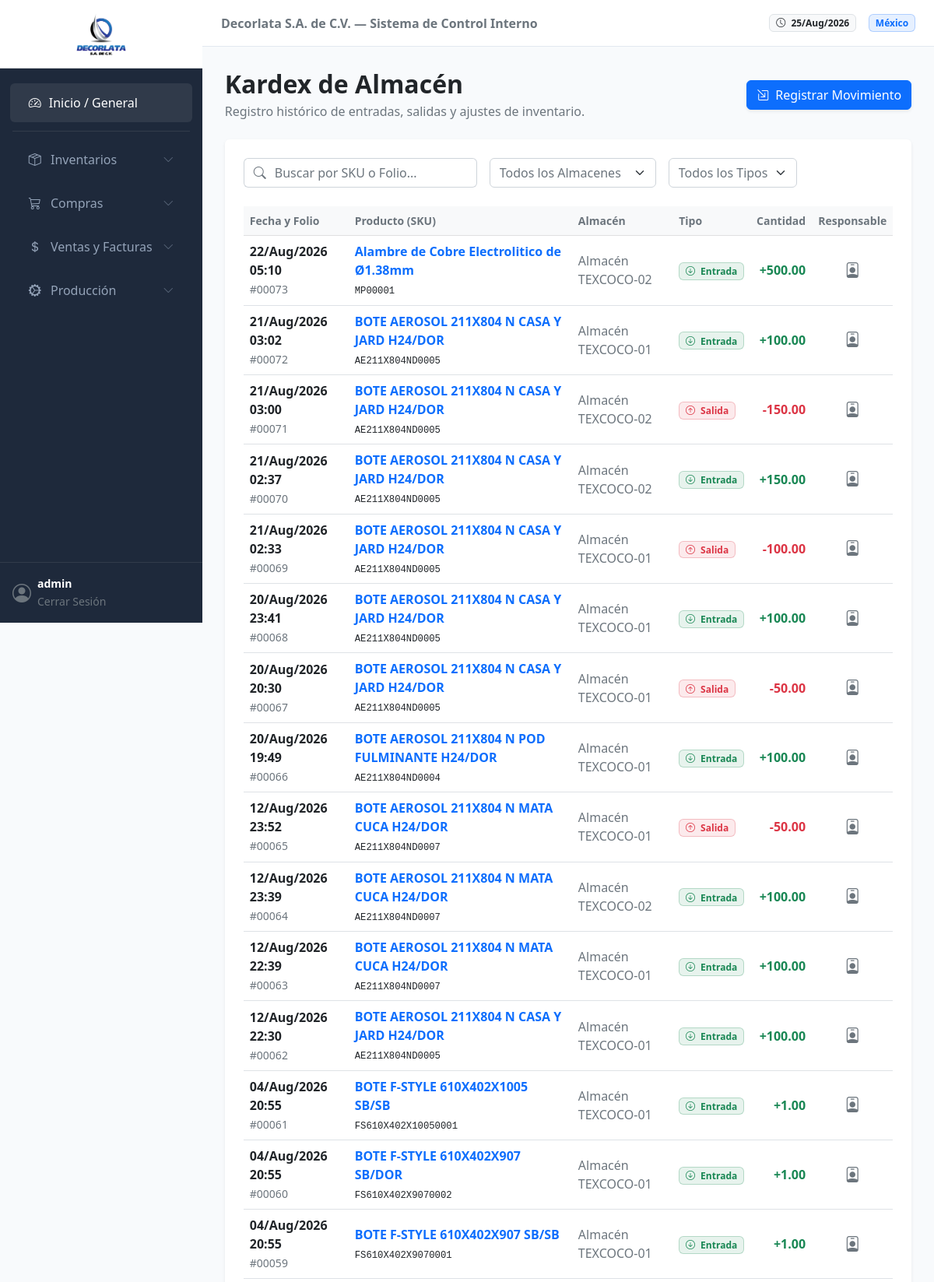
Page /inventario/movimientos/ (signed in, upper part) on the committed database.
### inventario/models.py (models this page shows, shortened)
class MovimientoInventario(models.Model):
    ENTRADA = 'E'
    SALIDA = 'S'
    TRANSFERENCIA = 'T'
    AJUSTE = 'A'
    TIPO_MOVIMIENTO_CHOICES = [
        (ENTRADA, 'Entrada (Compra/Producción)'),
        (SALIDA, 'Salida (Venta/Consumo)'),
        (TRANSFERENCIA, 'Transferencia entre Bodegas'),
        (AJUSTE, 'Ajuste Manual'),
    ]
    fecha = models.DateTimeField(auto_now_add=True)
    producto = models.ForeignKey(Producto, on_delete=models.PROTECT)
    bodega_origen = models.ForeignKey(Bodega, on_delete=models.PROTECT, related_name='movimientos_origen', blank=True, null=True)
    bodega_destino = models.ForeignKey(Bodega, on_delete=models.PROTECT, related_name='movimientos_destino', blank=True, null=True)
    tipo_movimiento = models.CharField(max_length=1, choices=TIPO_MOVIMIENTO_CHOICES)
    cantidad = models.DecimalField(max_digits=18, decimal_places=6)
    lote = models.CharField(max_length=50, blank=True, null=True, help_text="Número de Lote (crítico para Químicos/Componentes)")
    fecha_caducidad = models.DateField(blank=True, null=True, help_text="Fecha de caducidad aplicable según el lote")
    moneda_original = models.ForeignKey(
        Moneda, on_delete=models.PROTECT, blank=True, null=True,
        help_text="Moneda original de la transacción (Ej: USD en compra de válvulas)"
    )
    costo_unitario_original = models.DecimalField(
        max_digits=18, decimal_places=6, blank=True, null=True,
        help_text="Costo en la moneda de origen al momento del movimiento"
    )
    tipo_cambio_aplicado = models.DecimalField(
        max_digits=18, decimal_places=6, default=Decimal('1.000000'),
        help_text="Tipo de cambio del DOF aplicado ese día"
    )
    costo_unitario_mxn_capturado = models.DecimalField(
        max_digits=18, decimal_places=6, default=Decimal('0.000000'),
        help_text="Costo resultante en MXN integrado a la contabilidad"
    )
    referencia_operacion = models.CharField(max_length=100, blank=True, null=True, help_text="Ej: Folio OC-2026-004 o OP-2026-001")
    usuario = models.ForeignKey('auth.User', on_delete=models.PROTECT, help_text="Usuario que registró el movimiento")
    observaciones = models.TextField(blank=True, null=True)
    class Meta:
        verbose_name = "Movimiento de Inventario (Kardex)"
        verbose_name_plural = "Movimientos de Inventario (Kardex)"
        ordering = ['-fecha'] # Ordenar por fecha descendente

class Producto(models.Model):
    MATERIA_PRIMA = 'MP'
    COMPONENTE = 'CP'
    PRODUCTO_TERMINADO = 'PT'
    HOJALATA = 'HL'
    HOJA_LITOGRAFIADA = 'LL'
    PLANTILLA = 'CC'
    TIPO_PRODUCTO_CHOICES = [
        (MATERIA_PRIMA, 'Materia Prima (Materiales de Empaque/Cobre/Bzniz)'),
        (COMPONENTE, 'Componente (Conos/Fondos/Boq./Válvulas)'),
        (PRODUCTO_TERMINADO, 'Bote Terminado (Aerosol,Alcoholero,Pintura)'),
        (HOJALATA, 'Hojalata Plain'),
        (HOJA_LITOGRAFIADA, 'Litografiada / Barnizada'),
        (PLANTILLA, 'Cuerpos Cortados'),
    ]
    nombre = models.CharField(max_length=255)
    sku = models.CharField(max_length=50, unique=True, help_text="Ej: AE-001 (Aerosol) o MP-BAR-EPO (Barniz)")
    descripcion = models.TextField(blank=True, null=True)
    tipo = models.CharField(max_length=2, choices=TIPO_PRODUCTO_CHOICES, default=PRODUCTO_TERMINADO)
    unidad_medida = models.ForeignKey(UnidadMedida, on_delete=models.PROTECT, help_text="Ej: Pza, Kg")
    moneda_base_costo = models.ForeignKey(
        Moneda, on_delete=models.PROTECT, related_name='productos_costo', help_text="Moneda en la que se rastrea el costo promedio"
    )
    moneda_base_venta = models.ForeignKey(
        Moneda, on_delete=models.PROTECT, related_name='productos_venta', help_text="Moneda de referencia para precios de venta"
    )
    costo_promedio_mxn = models.DecimalField(
        max_digits=18, decimal_places=6, default=Decimal('0.000000'), help_text="Costo promedio unitario en MXN para contabilidad"
    )
    class Meta:
        verbose_name = "Producto"
        verbose_name_plural = "Catálogo de Productos"

class Bodega(models.Model):
    codigo = models.CharField(max_length=20, unique=True)
    nombre = models.CharField(max_length=100)
    descripcion = models.TextField(blank=True, null=True)
    class Meta:
        verbose_name = "Bodega / Almacén"
        verbose_name_plural = "Bodegas / Almacenes"

### inventario/views.py (the view)
# urls.py: path('movimientos/', views.movimientos_view, name='movimientos'),
@login_required
def movimientos_view(request):
    movimientos = MovimientoInventario.objects.select_related(
        'producto', 'bodega_origen', 'bodega_destino', 'usuario'
    ).all().order_by('-fecha')
    query = request.GET.get('q', '').strip()
    bodega_id = request.GET.get('bodega', '')
    tipo = request.GET.get('tipo', '')
    if query:
        movimientos = movimientos.filter(
            Q(producto__sku__icontains=query) |
            Q(referencia_operacion__icontains=query) |
            Q(producto__nombre__icontains=query)
        )
    if bodega_id:
        movimientos = movimientos.filter(
            Q(bodega_origen_id=bodega_id) | Q(bodega_destino_id=bodega_id)
        )
    if tipo:
        movimientos = movimientos.filter(tipo_movimiento=tipo)
    if request.headers.get('HX-Request'):
        return render(request, 'inventario/partials/_tabla_movimientos.html', {'movimientos': movimientos})
    bodegas = Bodega.objects.all().order_by('nombre')
    return render(request, 'inventario/movimientos.html', {
        'movimientos': movimientos,
        'bodegas': bodegas,
        'query': query
    })

### inventario/templates/inventario/movimientos.html (shortened to what this page needs)
{% extends 'general/base.html' %}
{% load static %}
{% block content %}
<div class="row mb-4 align-items-center">
    <div class="col">
        <h2 class="fw-bold text-dark mb-1">Kardex de Almacén</h2>
        <p class="text-muted mb-0">Registro histórico de entradas, salidas y ajustes de inventario.</p>
    </div>
    <div class="col-auto">
        <button class="btn btn-primary shadow-sm"
                hx-get="{% url 'inventario:registrar_movimiento' %}"
                hx-target="#form-movimiento-container"
                data-bs-toggle="offcanvas"
                data-bs-target="#offcanvasMovimiento">
            <i class="bi bi-box-arrow-in-down-right me-2"></i>Registrar Movimiento
        </button>
    </div>
</div>
<div class="card border-0 shadow-sm mb-4">
    <div class="card-body p-4">
    <div class="d-flex flex-wrap gap-3 mb-4" id="filtros-kardex">
        <div class="input-group w-auto flex-grow-1" style="max-width: 300px;">
            <span class="input-group-text bg-white border-end-0 text-muted"><i class="bi bi-search"></i></span>
            <input type="text" name="q" class="form-control border-start-0 ps-0" placeholder="Buscar por SKU o Folio..."
                    value="{{ query }}"
                    hx-get="{% url 'inventario:movimientos' %}"
                    hx-trigger="keyup changed delay:400ms, search"
                    hx-target="#tabla-movimientos-container"
                    hx-include="#filtros-kardex [name]">
        </div>
        <select name="bodega" class="form-select w-auto text-muted small"
                hx-get="{% url 'inventario:movimientos' %}"
                hx-trigger="change"
                hx-target="#tabla-movimientos-container"
                hx-include="#filtros-kardex [name]">
            <option value="">Todos los Almacenes</option>
        </select>
        <select name="tipo" class="form-select w-auto text-muted small"
                hx-get="{% url 'inventario:movimientos' %}"
                hx-trigger="change"
                hx-target="#tabla-movimientos-container"
                hx-include="#filtros-kardex [name]">
            <option value="">Todos los Tipos</option>
        </select>
    </div>
        <div id="tabla-movimientos-container"
            hx-get="{% url 'inventario:movimientos' %}"
            hx-trigger="movimientoGuardado from:body">
            {% include 'inventario/partials/_tabla_movimientos.html' %}
        </div>
    </div>
</div>
{% endblock %}

### general/templates/general/base.html (shortened to what this page needs)
{% load static %}
<!DOCTYPE html>
<html lang="es">
<head>
    <link href="https://cdn.jsdelivr.net/npm/bootstrap@5.2.3/dist/css/bootstrap.min.css" rel="stylesheet">
    <link rel="stylesheet" href="https://cdn.jsdelivr.net/npm/bootstrap-icons@1.10.5/font/bootstrap-icons.css">
</head>
<body hx-headers='{"X-CSRFToken": "{{ csrf_token }}"}'>
    <nav class="sidebar d-flex flex-column" id="sidebarMenu">
        <div class="p-3 text-center border-bottom border-secondary border-opacity-25 bg-white">
            <img src="{% static 'general/img/logo_decorlata.png' %}" alt="Decorlata" class="img-fluid" style="max-height: 55px; width: auto;">
        </div>
        <div class="nav flex-column mt-3 flex-grow-1">
            <a href="{% url 'general:dashboard' %}" class="nav-link active">
                <i class="bi bi-speedometer2"></i> Inicio / General
            </a>
            <hr class="text-secondary mx-3 my-2 opacity-25">
            <a href="#submenuInventario" data-bs-toggle="collapse" class="nav-link d-flex justify-content-between align-items-center" aria-expanded="false">
                <span><i class="bi bi-box-seam me-2"></i> Inventarios</span>
                <i class="bi bi-chevron-down small opacity-50"></i>
            </a>
            <a href="#submenuCompras" data-bs-toggle="collapse" class="nav-link d-flex justify-content-between align-items-center" aria-expanded="false">
                <span><i class="bi bi-cart3 me-2"></i> Compras</span>
                <i class="bi bi-chevron-down small opacity-50"></i>
            </a>
            <a href="#submenuVentas" data-bs-toggle="collapse" class="nav-link d-flex justify-content-between align-items-center" aria-expanded="false">
                <span><i class="bi bi-currency-dollar me-2"></i> Ventas y Facturas</span>
                <i class="bi bi-chevron-down small opacity-50"></i>
            </a>
            <a href="#submenuProduccion" data-bs-toggle="collapse" class="nav-link d-flex justify-content-between align-items-center" aria-expanded="false">
                <span><i class="bi bi-gear-wide-connected me-2"></i> Producción</span>
                <i class="bi bi-chevron-down small opacity-50"></i>
            </a>
        </div>
        <div class="p-3 border-top border-secondary border-opacity-25">
            <div class="d-flex align-items-center text-white">
                <i class="bi bi-person-circle fs-4 me-2 text-muted"></i>
                <div class="overflow-hidden">
                    <p class="mb-0 small fw-bold text-truncate">{{ user.username }}</p>
                    <a href="/admin/logout/" class="text-decoration-none text-muted small">Cerrar Sesión</a>
                </div>
            </div>
        </div>
    </nav>
    <div class="main-wrapper">
        <header class="top-navbar d-flex align-items-center justify-content-between px-4">
            <div class="d-flex align-items-center gap-3">
                <span class="text-secondary fw-semibold d-none d-lg-inline">Decorlata S.A. de C.V. — Sistema de Control Interno</span>
            </div>
            <div class="ms-auto d-flex align-items-center gap-3">
                <span class="badge bg-light text-dark border"><i class="bi bi-clock me-1"></i> {% now "d/M/Y" %}</span>
                <span class="badge bg-primary bg-opacity-10 text-primary border border-primary border-opacity-25">México</span>
            </div>
        </header>
        <main class="content-container" id="main-content">
            {% block content %}{% endblock %}
        </main>
    </div>
</body>
</html>

### inventario/templates/inventario/partials/_tabla_movimientos.html (shortened to what this page needs)
<div class="table-responsive">
    <table class="table table-hover align-middle mb-0">
        <thead class="table-light text-muted small">
            <tr>
                <th>Fecha y Folio</th>
                <th>Producto (SKU)</th>
                <th>Almacén</th>
                <th>Tipo</th>
                <th class="text-end">Cantidad</th>
                <th class="text-center">Responsable</th>
            </tr>
        </thead>
        <tbody class="text-secondary text-sm">
            {% for mov in movimientos %}
            <tr>
                <td>
                    <div class="fw-bold text-dark">{{ mov.fecha|date:"d/M/Y H:i" }}</div>
                    <small class="text-muted">#{{ mov.id|stringformat:"05d" }}</small>
                </td>
                <td>
                    <div class="fw-semibold text-primary">{{ mov.producto.nombre }}</div>
                    <small class="text-muted"><code class="text-dark">{{ mov.producto.sku }}</code></small>
                </td>
                <td>
                    {% if mov.tipo_movimiento == 'E' %}
                        {{ mov.bodega_destino.nombre }}
                    {% elif mov.tipo_movimiento == 'S' %}
                        {{ mov.bodega_origen.nombre }}
                    {% else %}
                        {{ mov.bodega_origen.nombre }} <i class="bi bi-arrow-right"></i> {{ mov.bodega_destino.nombre }}
                    {% endif %}
                </td>
                <td>
                    {% if mov.tipo_movimiento == 'E' %}
                        <span class="badge bg-success bg-opacity-10 text-success border border-success border-opacity-25"><i class="bi bi-arrow-down-circle me-1"></i> Entrada</span>
                    {% elif mov.tipo_movimiento == 'S' %}
                        <span class="badge bg-danger bg-opacity-10 text-danger border border-danger border-opacity-25"><i class="bi bi-arrow-up-circle me-1"></i> Salida</span>
                    {% else %}
                        <span class="badge bg-info text-dark"><i class="bi bi-arrow-left-right me-1"></i> Transferencia</span>
                    {% endif %}
                </td>
                <td class="text-end fw-bold {% if mov.tipo_movimiento == 'E' %}text-success{% else %}text-danger{% endif %}">
                    {% if mov.tipo_movimiento == 'E' %}+{% else %}-{% endif %}{{ mov.cantidad|floatformat:2 }}
                </td>
                <td class="text-center"><i class="bi bi-person-badge fs-5 text-muted" title="{{ mov.usuario.username }}"></i></td>
            </tr>
            {% endfor %}
        </tbody>
    </table>
</div>

### general/templates/general/base.html (style rules this page uses)
:root { --sidebar-width: 260px; --primary-dark: #1e293b; --bg-light: #f8fafc; }
body { background-color: var(--bg-light); font-family: system-ui, -apple-system, sans-serif; overflow-x: hidden; }
.sidebar { width: var(--sidebar-width); height: 100vh; position: fixed; top: 0; left: 0; background-color: var(--primary-dark); z-index: 1000; transition: all 0.3s; }
.sidebar .nav-link { color: #94a3b8; padding: 0.8rem 1.5rem; display: flex; align-items: center; gap: 10px; border-radius: 0.375rem; margin: 0.2rem 0.8rem; }
.sidebar .nav-link:hover, .sidebar .nav-link.active { color: #fff; background-color: rgba(255, 255, 255, 0.08); }
.main-wrapper { margin-left: var(--sidebar-width); min-height: 100vh; display: flex; flex-direction: column; }
.top-navbar { background-color: #fff; border-bottom: 1px solid #e2e8f0; height: 60px; }
.content-container { padding: 1.8rem; flex-grow: 1; }

### rows in the picture
MovimientoInventario: fecha "22/Aug/2026 05:10", id "00073", producto.nombre "Alambre de Cobre Electrolitico de Ø1.38mm", producto.sku "MP00001", bodega_destino.nombre "Almacén TEXCOCO-02", tipo_movimiento "E" (drawn), cantidad "500.00"
MovimientoInventario: fecha "21/Aug/2026 03:02", id "00072", producto.nombre "BOTE AEROSOL 211X804 N CASA Y JARD H24/DOR", producto.sku "AE211X804ND0005", bodega_destino.nombre "Almacén TEXCOCO-01", tipo_movimiento "E" (drawn), cantidad "100.00"
MovimientoInventario: fecha "21/Aug/2026 03:00", id "00071", producto.nombre "BOTE AEROSOL 211X804 N CASA Y JARD H24/DOR", producto.sku "AE211X804ND0005", bodega_origen.nombre "Almacén TEXCOCO-02", tipo_movimiento "S" (drawn), cantidad "150.00"
MovimientoInventario: fecha "21/Aug/2026 02:37", id "00070", producto.nombre "BOTE AEROSOL 211X804 N CASA Y JARD H24/DOR", producto.sku "AE211X804ND0005", bodega_destino.nombre "Almacén TEXCOCO-02", tipo_movimiento "E" (drawn), cantidad "150.00"
MovimientoInventario: fecha "21/Aug/2026 02:33", id "00069", producto.nombre "BOTE AEROSOL 211X804 N CASA Y JARD H24/DOR", producto.sku "AE211X804ND0005", bodega_origen.nombre "Almacén TEXCOCO-01", tipo_movimiento "S" (drawn), cantidad "100.00"
MovimientoInventario: fecha "20/Aug/2026 23:41", id "00068", producto.nombre "BOTE AEROSOL 211X804 N CASA Y JARD H24/DOR", producto.sku "AE211X804ND0005", bodega_destino.nombre "Almacén TEXCOCO-01", tipo_movimiento "E" (drawn), cantidad "100.00"
MovimientoInventario: fecha "20/Aug/2026 20:30", id "00067", producto.nombre "BOTE AEROSOL 211X804 N CASA Y JARD H24/DOR", producto.sku "AE211X804ND0005", bodega_origen.nombre "Almacén TEXCOCO-01", tipo_movimiento "S" (drawn), cantidad "50.00"
MovimientoInventario: fecha "20/Aug/2026 19:49", id "00066", producto.nombre "BOTE AEROSOL 211X804 N POD FULMINANTE H24/DOR", producto.sku "AE211X804ND0004", bodega_destino.nombre "Almacén TEXCOCO-01", tipo_movimiento "E" (drawn), cantidad "100.00"
MovimientoInventario: fecha "12/Aug/2026 23:52", id "00065", producto.nombre "BOTE AEROSOL 211X804 N MATA CUCA H24/DOR", producto.sku "AE211X804ND0007", bodega_origen.nombre "Almacén TEXCOCO-01", tipo_movimiento "S" (drawn), cantidad "50.00"
MovimientoInventario: fecha "12/Aug/2026 23:39", id "00064", producto.nombre "BOTE AEROSOL 211X804 N MATA CUCA H24/DOR", producto.sku "AE211X804ND0007", bodega_destino.nombre "Almacén TEXCOCO-02", tipo_movimiento "E" (drawn), cantidad "100.00"
MovimientoInventario: fecha "12/Aug/2026 22:39", id "00063", producto.nombre "BOTE AEROSOL 211X804 N MATA CUCA H24/DOR", producto.sku "AE211X804ND0007", bodega_destino.nombre "Almacén TEXCOCO-01", tipo_movimiento "E" (drawn), cantidad "100.00"
MovimientoInventario: fecha "12/Aug/2026 22:30", id "00062", producto.nombre "BOTE AEROSOL 211X804 N CASA Y JARD H24/DOR", producto.sku "AE211X804ND0005", bodega_destino.nombre "Almacén TEXCOCO-01", tipo_movimiento "E" (drawn), cantidad "100.00"
MovimientoInventario: fecha "04/Aug/2026 20:55", id "00061", producto.nombre "BOTE F-STYLE 610X402X1005 SB/SB", producto.sku "FS610X402X10050001", bodega_destino.nombre "Almacén TEXCOCO-01", tipo_movimiento "E" (drawn), cantidad "1.00"
MovimientoInventario: fecha "04/Aug/2026 20:55", id "00060", producto.nombre "BOTE F-STYLE 610X402X907 SB/DOR", producto.sku "FS610X402X9070002", bodega_destino.nombre "Almacén TEXCOCO-01", tipo_movimiento "E" (drawn), cantidad "1.00"
MovimientoInventario: fecha "04/Aug/2026 20:55", id "00059", producto.nombre "BOTE F-STYLE 610X402X907 SB/SB", producto.sku "FS610X402X9070001", bodega_destino.nombre "Almacén TEXCOCO-01", tipo_movimiento "E" (drawn), cantidad "1.00"

### other values in the picture
{{ user.username }} "admin"
